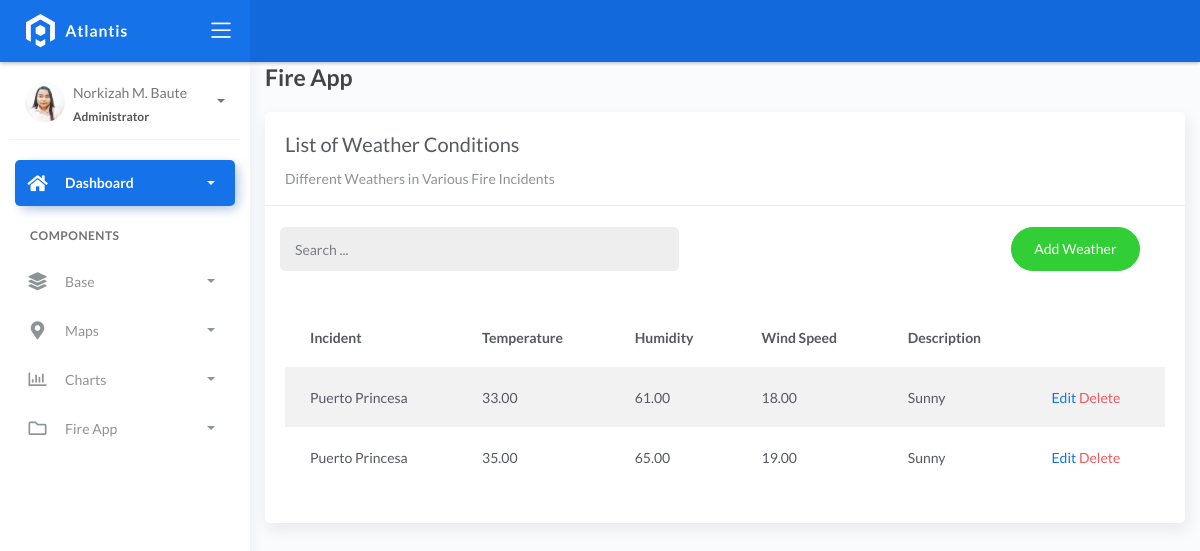
Page /weatherslist on the earlier database version.
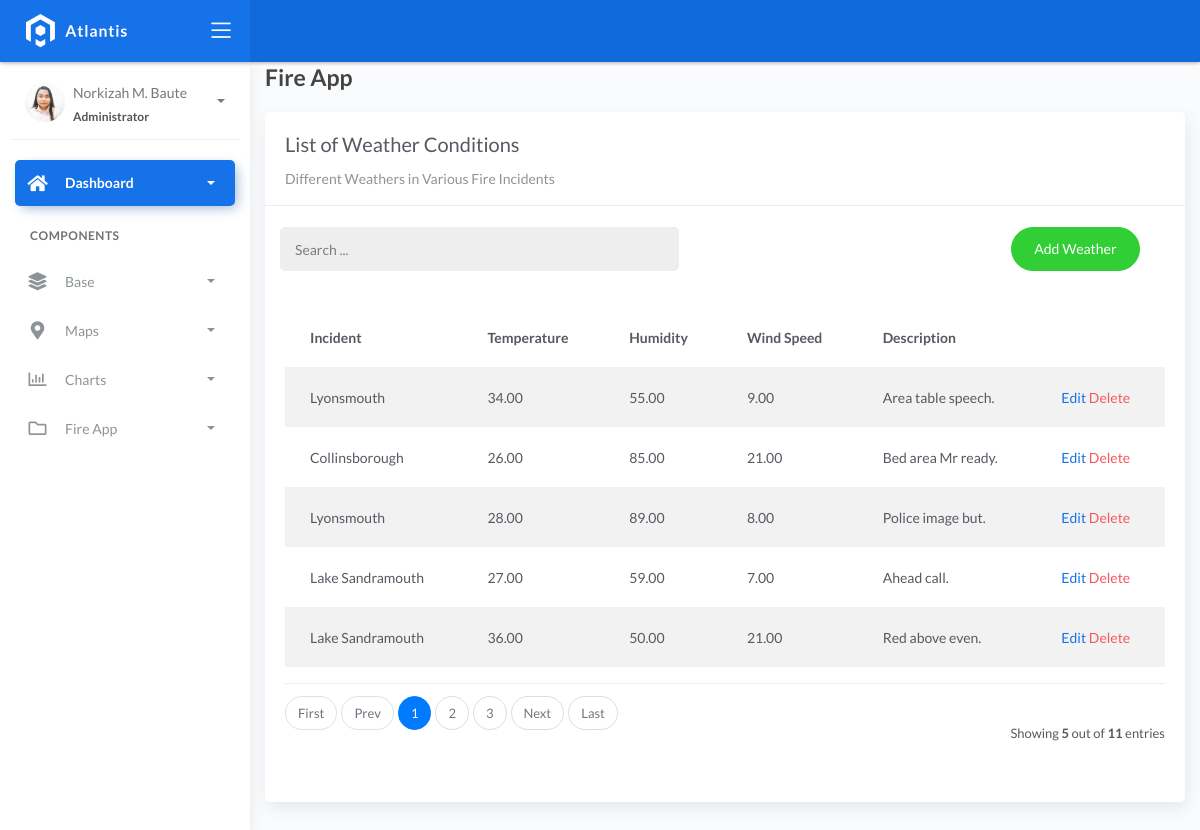
Same page on the later database version.
### fire/models.py (models this page shows, shortened)
class BaseModel(models.Model):
    created_at = models.DateTimeField(auto_now_add=True, db_index=True)
    updated_at = models.DateTimeField(auto_now=True)
    class Meta:
        abstract = True

class WeatherConditions(BaseModel):
    incident = models.ForeignKey(Incident, on_delete=models.CASCADE)
    temperature = models.DecimalField(max_digits=10, decimal_places=2)
    humidity = models.DecimalField(max_digits=10, decimal_places=2)
    wind_speed = models.DecimalField(max_digits=10, decimal_places=2)
    weather_description = models.CharField(max_length=150)

class Incident(BaseModel):
    SEVERITY_CHOICES = (
        ('Minor Fire', 'Minor Fire'),
        ('Moderate Fire', 'Moderate Fire'),
        ('Major Fire', 'Major Fire'),
    )
    location = models.ForeignKey(Locations, on_delete=models.CASCADE)
    date_time = models.DateTimeField(blank=True, null=True)
    severity_level = models.CharField(max_length=45, choices=SEVERITY_CHOICES)
    description = models.CharField(max_length=250)
    def __str__(self):
        return f"{self.location}"

class Locations(BaseModel):
    name = models.CharField(max_length=150)
    latitude = models.DecimalField(
        max_digits=22, decimal_places=16, null=True, blank=True)
    longitude = models.DecimalField(
        max_digits=22, decimal_places=16, null=True, blank=True)
    address = models.CharField(max_length=150)
    city = models.CharField(max_length=150)
    country = models.CharField(max_length=150)
    def __str__(self):
        return f"{self.city}"

### fire/views.py (the view)
# urls.py: path('weatherslist', WeathersList.as_view(), name='weathers-list'),
class WeathersList(ListView):
    model = WeatherConditions
    context_object_name = 'weather'
    template_name = "weathers_list.html"
    paginate_by = 5
    def get_queryset(self, *args, **kwargs):
        qs = super(WeathersList, self).get_queryset(*args, **kwargs)
        if self.request.GET.get("q") is not None:
            query = self.request.GET.get("q")
            qs = qs.filter(Q(incident__city__icontains=query) |
                           Q(temperature__icontains=query) | Q(humidity__icontains=query) | Q(wind_speed__icontains=query) | Q(weather_description__icontains=query)  )
        return qs

### templates/weathers_list.html (shortened to what this page needs)
{% extends 'base.html' %} {% load static %} {% block content %}
<div class="content">
    <div class="container-fluid">
        <h4 class="page-title">Fire App</h4>
        <div class="row">
            <div class="col-md-12">
                <div class="card">
                    <div class="card-header">
                        <div class="card-title">List of Weather Conditions</div>
                        <div class="card-category">Different Weathers in Various Fire Incidents</div>
                    </div>
                    <br>
                        <div class="col-md-12 row">
                            <div class="col-md-6">
                                <form class="navbar-left navbar-form nav-search mr-md-3" action="{% url 'weathers-list' %}">
                                    <div class="input-group">
                                        <input type="text" placeholder="Search ..." class="form-control" name="q">
                                        <div class="input-group-append">
                                        <span class="input-group-text">
                                        </span>
                                        </div>
                                    </div>
                                </form>
                            </div>
                            <div class="col-md-6">
                                <div class="pull-right">
                                    <a href="{% url 'weathers-add'%}" class="btn btn-success btn-rounded">Add Weather</a>
                                </div>
                            </div>
                        </div>
                    <div class="card-body">
                        <table class="table table-striped mt-3">
                            <thead>
                                <tr>
                                    <th scope="col">Incident</th>
                                    <th scope="col">Temperature</th>
                                    <th scope="col">Humidity</th>
                                    <th scope="col">Wind Speed</th>
                                    <th scope="col">Description</th>
                                </tr>
                            </thead>
                            <tbody>
                                {% for object in object_list %}
                                <tr>
                                    <td>{{ object.incident}}</td>
                                    <td>{{ object.temperature}}</td>
                                    <td>{{ object.humidity}}</td>
                                    <td>{{ object.wind_speed}}</td>
                                    <td>{{ object.weather_description}}</td>
                                    <td>
                                        <a href="weatherslist/edit/{{ object.id }}">Edit</a>
                                        <a href="weatherslist/delete/{{ object.id }}" class="text-danger">Delete</a>
                                    </td>
                                </tr>
                                {% empty %}
                                <tr>
                                    <td colspan="4" style="text-align: center">
                                    <p class="text-sm font-weight-bold mb-0">No Records Found</p>
                                    </td>
                                </tr>
                                {% endfor %}
                            </tbody>
                        </table>
                        {% include 'includes/pagination.html' %}
                    </div>
                </div>
            </div>
        </div>
    </div>
</div>
{% endblock %}

Differences in the rows shown:
removed WeatherConditions: incident "Puerto Princesa", temperature "33.00", humidity "61.00", wind_speed "18.00", weather_description "Sunny"
removed WeatherConditions: incident "Puerto Princesa", temperature "35.00", humidity "65.00", wind_speed "19.00", weather_description "Sunny"
added WeatherConditions: incident "Lyonsmouth", temperature "34.00", humidity "55.00", wind_speed "9.00", weather_description "Area table speech."
added WeatherConditions: incident "Collinsborough", temperature "26.00", humidity "85.00", wind_speed "21.00", weather_description "Bed area Mr ready."
added WeatherConditions: incident "Lyonsmouth", temperature "28.00", humidity "89.00", wind_speed "8.00", weather_description "Police image but."
added WeatherConditions: incident "Lake Sandramouth", temperature "27.00", humidity "59.00", wind_speed "7.00", weather_description "Ahead call."
added WeatherConditions: incident "Lake Sandramouth", temperature "36.00", humidity "50.00", wind_speed "21.00", weather_description "Red above even."
Other differences:
{{ object_list.count }}: (not shown) → "5"
{{ paginator.count }}: (not shown) → "11"
text now shown: "First Prev Next Last Showing out of entries"
new list line: "1"
new list line: "2"
new list line: "3"
